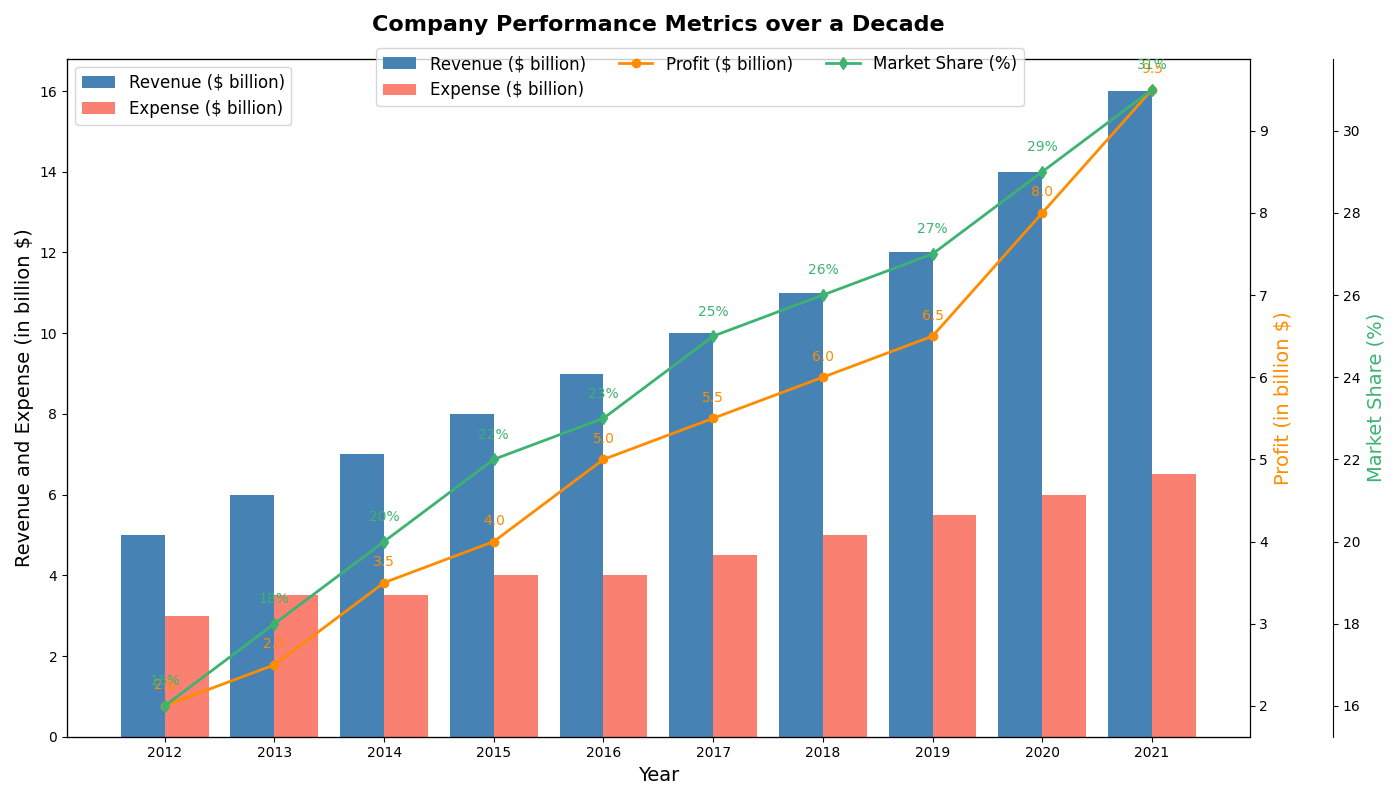

This figure's Python source:
import matplotlib.pyplot as plt
import numpy as np

years = np.arange(2012, 2022)
revenues = [5, 6, 7, 8, 9, 10, 11, 12, 14, 16]
expenses = [3, 3.5, 3.5, 4, 4, 4.5, 5, 5.5, 6, 6.5]
profits = np.array(revenues) - np.array(expenses)
market_shares = [16, 18, 20, 22, 23, 25, 26, 27, 29, 31]

fig, ax1 = plt.subplots(figsize=(14, 8))

bar_width = 0.4
ax1.bar(years - bar_width/2, revenues, width=bar_width, color='steelblue', label='Revenue ($ billion)')
ax1.bar(years + bar_width/2, expenses, width=bar_width, color='salmon', label='Expense ($ billion)')
ax1.set_xlabel('Year', fontsize=14)
ax1.set_ylabel('Revenue and Expense (in billion $)', fontsize=14, color='black')
ax1.set_title('Company Performance Metrics over a Decade', fontsize=16, fontweight='bold', pad=20)
ax1.set_xticks(years)
ax1.set_xticklabels(years)
ax1.legend(loc='upper left', fontsize=12)

ax2 = ax1.twinx()
ax2.plot(years, profits, color='darkorange', marker='o', linestyle='-', linewidth=2, label='Profit ($ billion)')
ax2.set_ylabel('Profit (in billion $)', fontsize=14, color='darkorange')
for i, profit in enumerate(profits):
    ax2.text(years[i], profit + 0.2, f'{profit:.1f}', color='darkorange', ha='center')

ax3 = ax1.twinx()
ax3.spines['right'].set_position(('outward', 60))
ax3.plot(years, market_shares, color='mediumseagreen', marker='d', linestyle='-', linewidth=2, label='Market Share (%)')
ax3.set_ylabel('Market Share (%)', fontsize=14, color='mediumseagreen')
for i, share in enumerate(market_shares):
    ax3.text(years[i], share + 0.5, f'{share}%', color='mediumseagreen', ha='center')

ax3.spines['right'].set_visible(True)

fig.legend(loc='upper center', bbox_to_anchor=(0.5, 0.95), ncol=3, fontsize=12)

plt.tight_layout()

plt.show()
